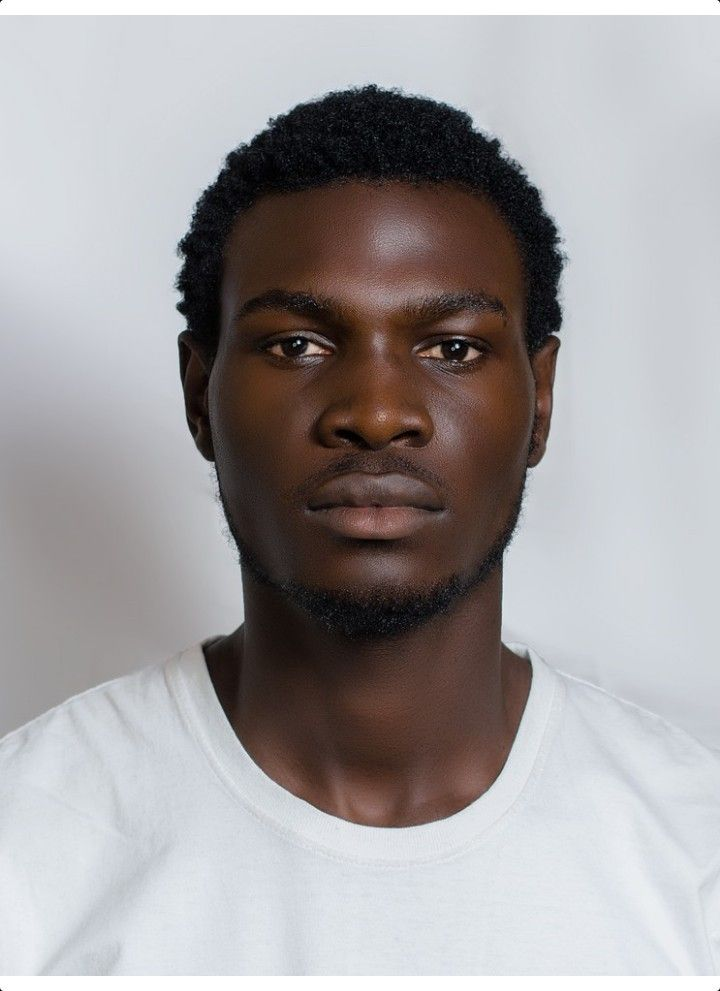
#> input picture images.jpeg, 720 x 991 px
$ python open2.py
#> lines starting #> are read from the running program, lines starting #| are printed output that depends on the picture; after the words box and inside, x2 and y2 are one past the last pixel; in counts of white or black regions, pixels touching at a corner belong together
import cv2


face_haar_cascade = cv2.CascadeClassifier("haarcascade_frontalface_default.xml")
image=cv2.imread("images.jpeg")
#> image is the input picture: shape (991, 720, 3); mean B, G, R 160.2, 159.1, 162.6
gray=cv2.cvtColor(image,cv2.COLOR_BGR2GRAY)
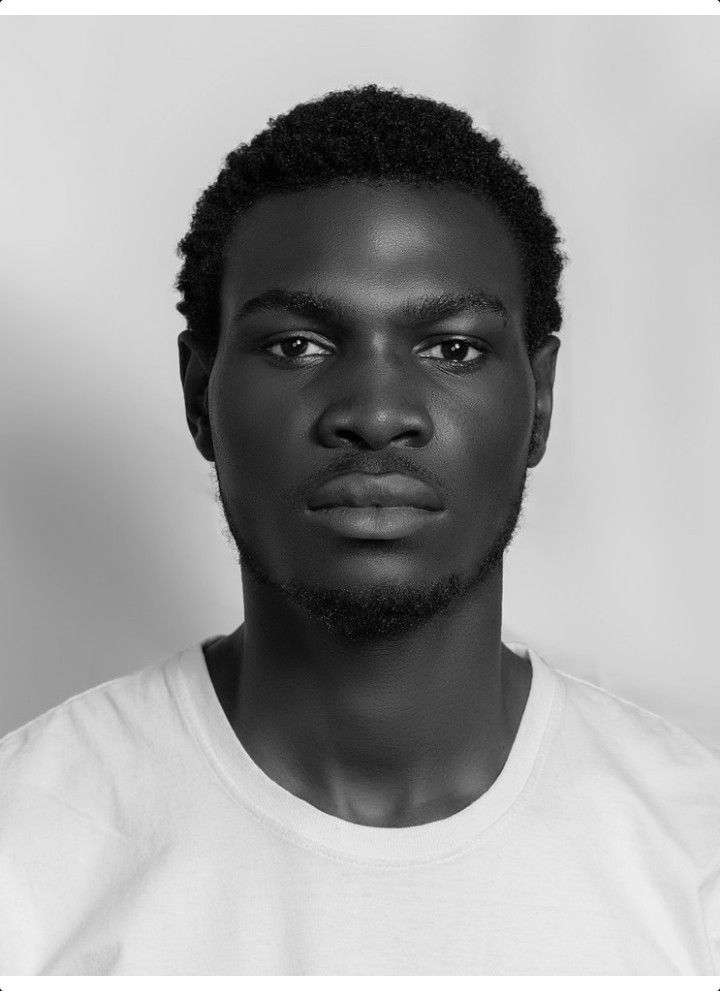
#> gray: shape (991, 720); min 0, max 255, mean 160.3
cv2.imshow("GRAY",gray)
faces=face_haar_cascade.detectMultiScale(gray,scaleFactor=1.1,minNeighbors=4)
#> faces = [[195, 201, 353, 353]]

for (x,y,w,h) in faces:
    cv2.rectangle(image,(x,y),(x+w,y+h),(0,255,0),5)
#> this loop made 1 pass
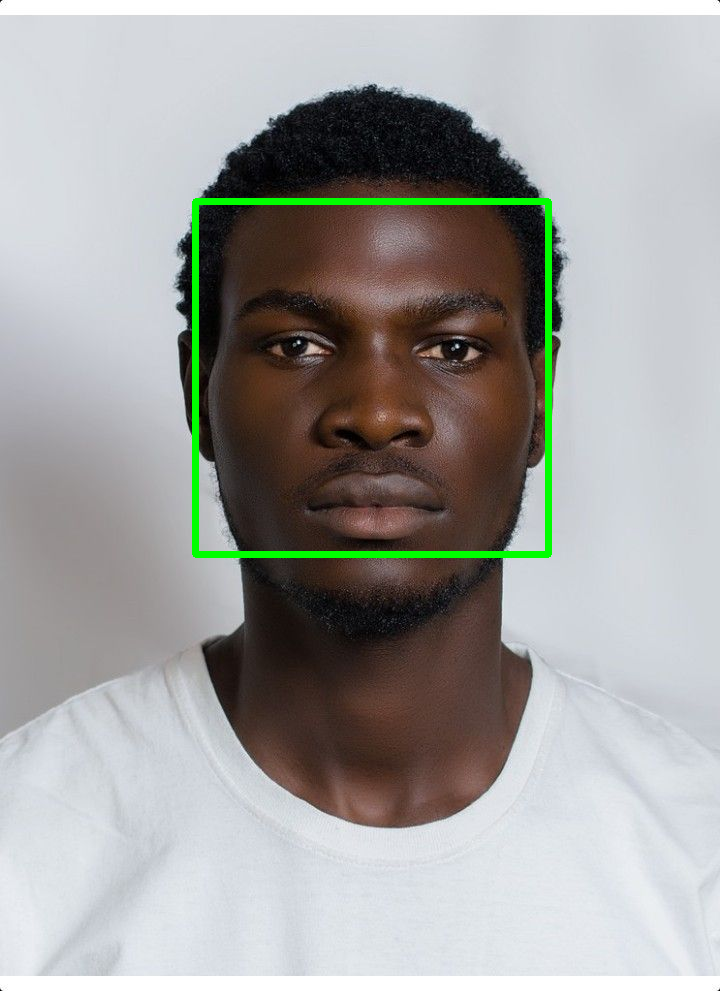
#> image: shape (991, 720, 3); 1.38% of pixels changed, all inside (x1, y1, x2, y2) = (192, 198, 552, 558)

cv2.imshow('faces',image)

cv2.waitKey(0)

$ run again, with image2.png saved as images.jpeg
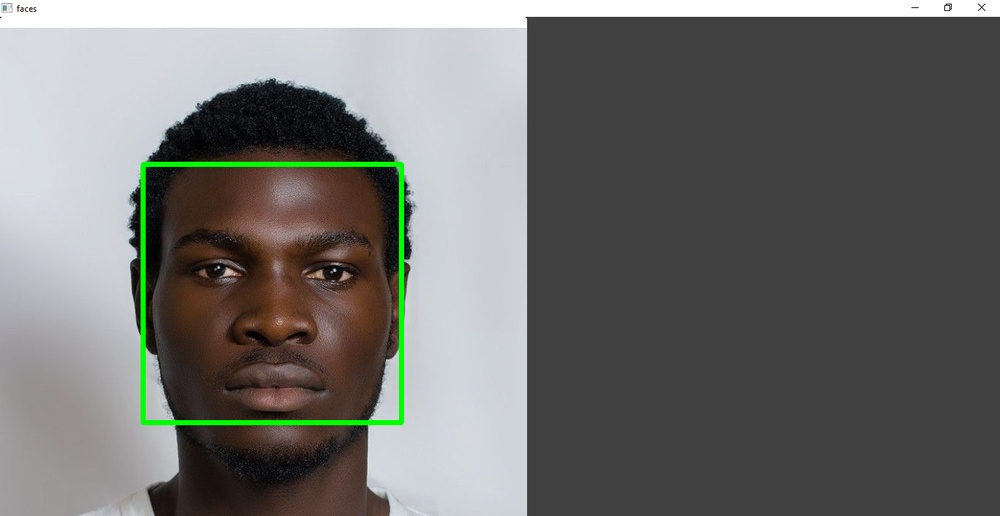
#> input picture image2.png, 1000 x 516 px, shrunk from 1366 x 705 before the run
#> image is the input picture: shape (516, 1000, 3); mean B, G, R 109.5, 111.8, 111.8
#> `gray=cv2.cvtColor(image,cv2.COLOR_BGR2GRAY)`:
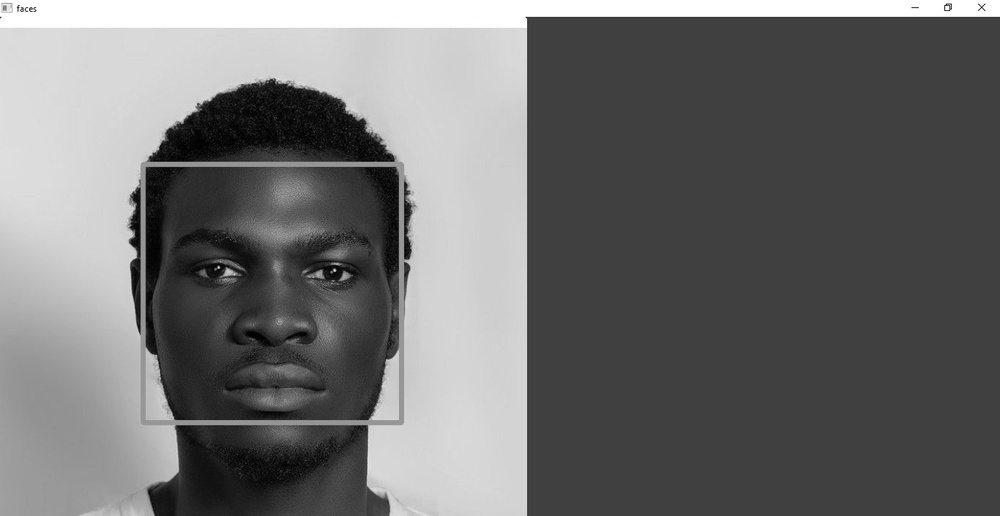
#> gray: shape (516, 1000); min 0, max 255, mean 111.6
#> faces = [[144, 166, 248, 248]]
#> the loop `for (x,y,w,h) in faces:` made 1 pass
#> after the loop `for (x,y,w,h) in faces:`:
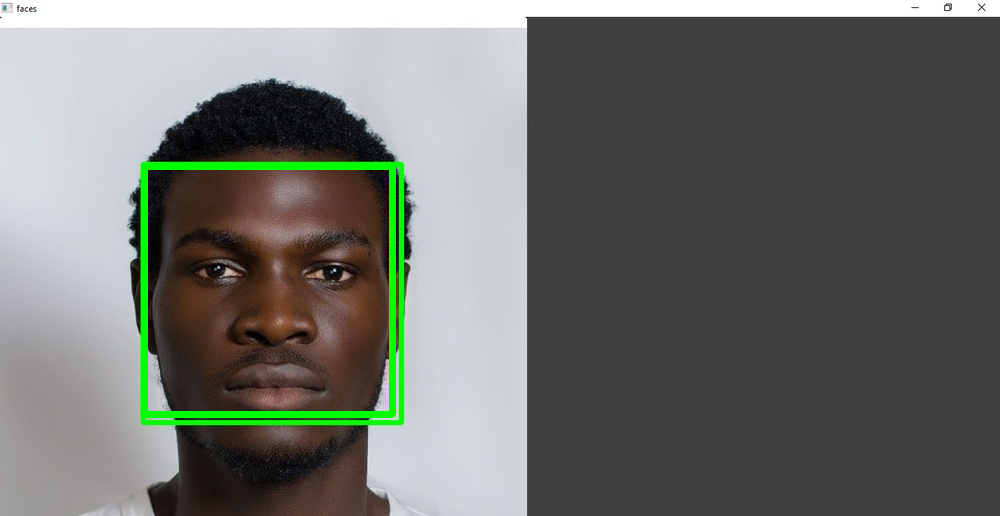
#> image: shape (516, 1000, 3); 1.33% of pixels changed, all inside (x1, y1, x2, y2) = (141, 163, 396, 418)
